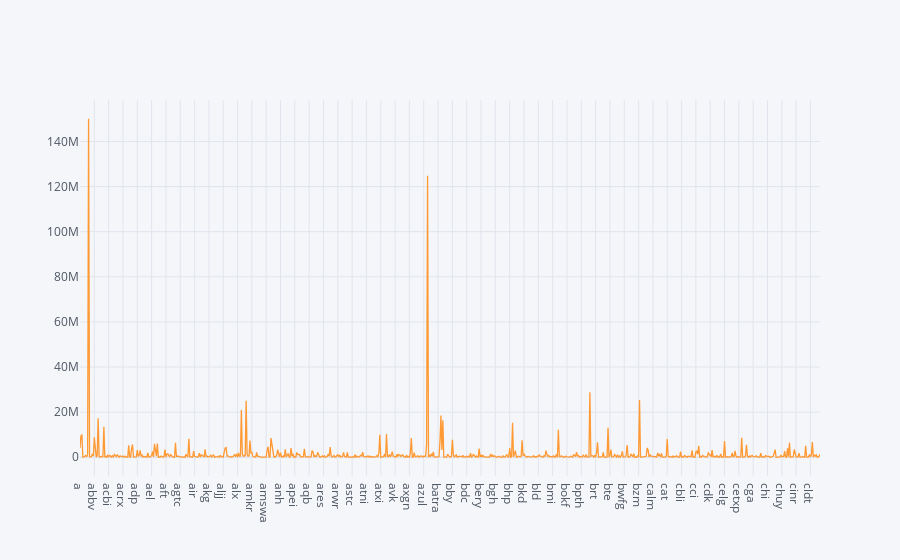

This figure's notebook cell:
### Code cell
plyo.iplot(
    ticker_means['volume'].iplot(asFigure=True),
    image='png',
    filename='ply_01'
)

### Figure 1 — Plotly figure (JSON) as saved in the notebook; plotly's stock layout.template omitted (floating-point values rounded to 4 significant figures; data arrays with more than 128 entries replaced by an {"elided": "..."} marker saying what was removed)
{"data": [{"line": {"color": "rgba(255, 153, 51, 1.0)", "dash": "solid", "shape": "linear", "width": 1.3}, "mode": "lines", "name": "volume", "text": "", "type": "scatter", "x": {"elided": "776 str values"}, "y": {"elided": "776 float values"}}], "layout": {"legend": {"bgcolor": "#F5F6F9", "font": {"color": "#4D5663"}}, "paper_bgcolor": "#F5F6F9", "plot_bgcolor": "#F5F6F9", "title": {"font": {"color": "#4D5663"}}, "xaxis": {"gridcolor": "#E1E5ED", "showgrid": true, "tickfont": {"color": "#4D5663"}, "title": {"font": {"color": "#4D5663"}, "text": ""}, "zerolinecolor": "#E1E5ED"}, "yaxis": {"gridcolor": "#E1E5ED", "showgrid": true, "tickfont": {"color": "#4D5663"}, "title": {"font": {"color": "#4D5663"}, "text": ""}, "zerolinecolor": "#E1E5ED"}}}
